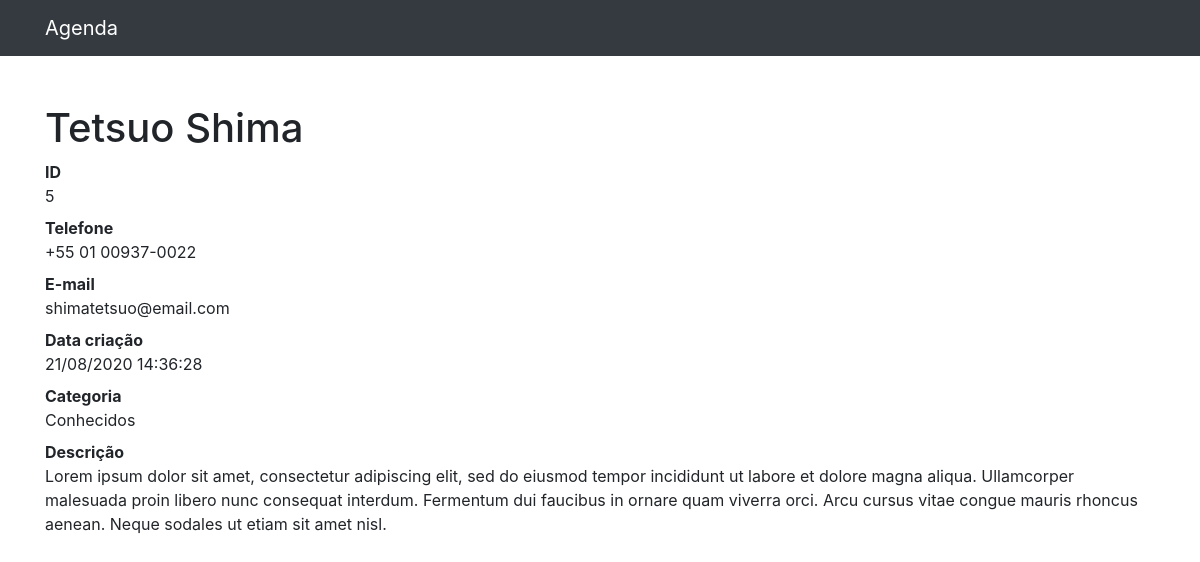
The page /5 on the database its author committed.
### contatos/models.py (models this page shows, shortened)
class Contato(models.Model):
    nome = models.CharField(max_length=255)
    sobrenome = models.CharField(max_length=255, blank=True)
    telefone = models.CharField(max_length=255)
    email = models.CharField(max_length=255, blank=True)
    data_criacao = models.DateTimeField(default=timezone.now)
    descricao = models.TextField(blank=True)
    categoria = models.ForeignKey(Categoria, on_delete=models.DO_NOTHING)
    mostrar = models.BooleanField(default=True)

class Categoria(models.Model):
    nome = models.CharField(max_length=255)
    def __str__(self):
        return self.nome

### contatos/views.py (the view)
# urls.py: path('<int:contato_id>', views.ver_contato, name='ver_contato'),
def ver_contato(request, contato_id):
    contato = get_object_or_404(Contato, id=contato_id)
    return render(request, 'contatos/ver_contato.html', {
        'contato': contato
    })

### contatos/templates/contatos/ver_contato.html
{% extends 'base.html' %}
{%block conteudo%}
  <h1 class="mt-5">{{ contato.nome }} {{ contato.sobrenome }}</h1>
  <dl>
    <dt>ID</dt>
    <dd>{{ contato.id }}</dd>
    <dt>Telefone</dt>
    <dd>{{ contato.telefone }}</dd>
    <dt>E-mail</dt>
    <dd>{{ contato.email }}</dd>
    <dt>Data criação</dt>
    <dd>{{ contato.data_criacao|date:'d/m/Y H:i:s' }}</dd>
    <dt>Categoria</dt>
    <dd>{{ contato.categoria }}</dd>
    <dt>Descrição</dt>
    <dd>
      {{ contato.descricao }}
    </dd>
  </dl>
{%endblock%}

### rows shown on the page
Contato: nome "Tetsuo", sobrenome "Shima", id "5", telefone "+55 01 00937-0022", email "shimatetsuo@email.com", data_criacao "21/08/2020 14:36:28", categoria "Conhecidos", descricao "Lorem ipsum dolor sit amet, consectetur adipiscing elit, sed do eiusmod tempor incididunt ut labore et dolore magna aliqua. Ullamcorper malesuada proin libero nunc consequat interdum. Fermentum dui faucibus in ornare quam viverra orci. Arcu cursus vitae congue mauris rhoncus aenean. Neque sodales ut etiam sit amet nisl."
